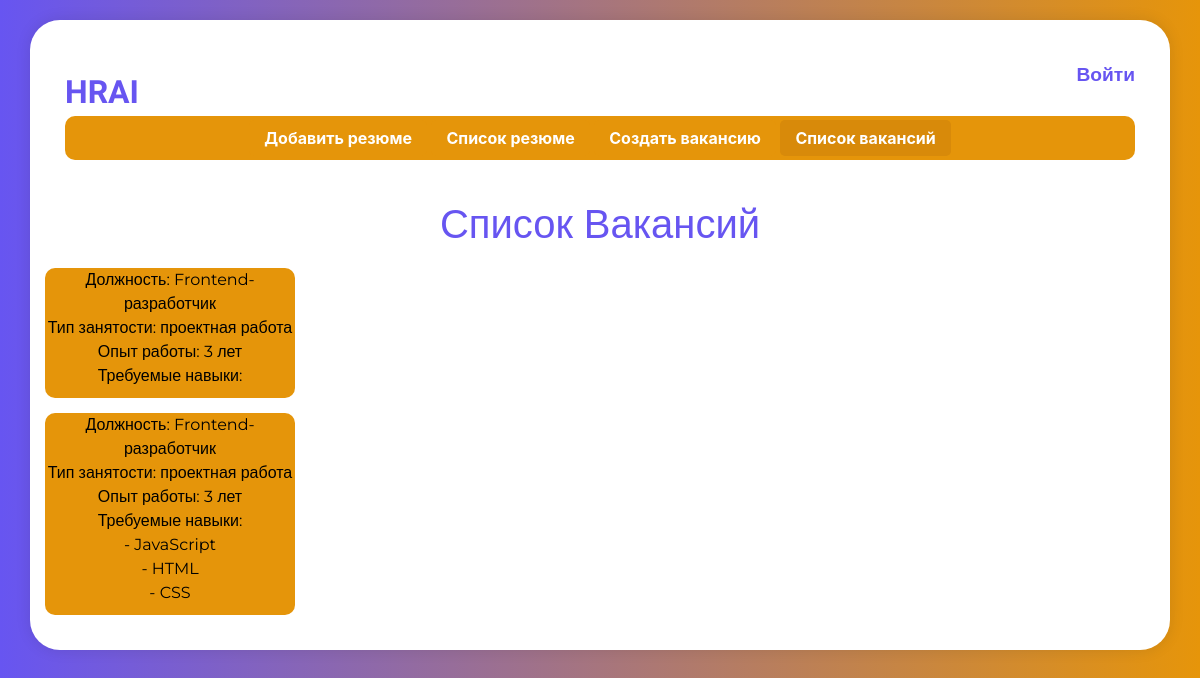
The app's page /list_vacancy/, older data.
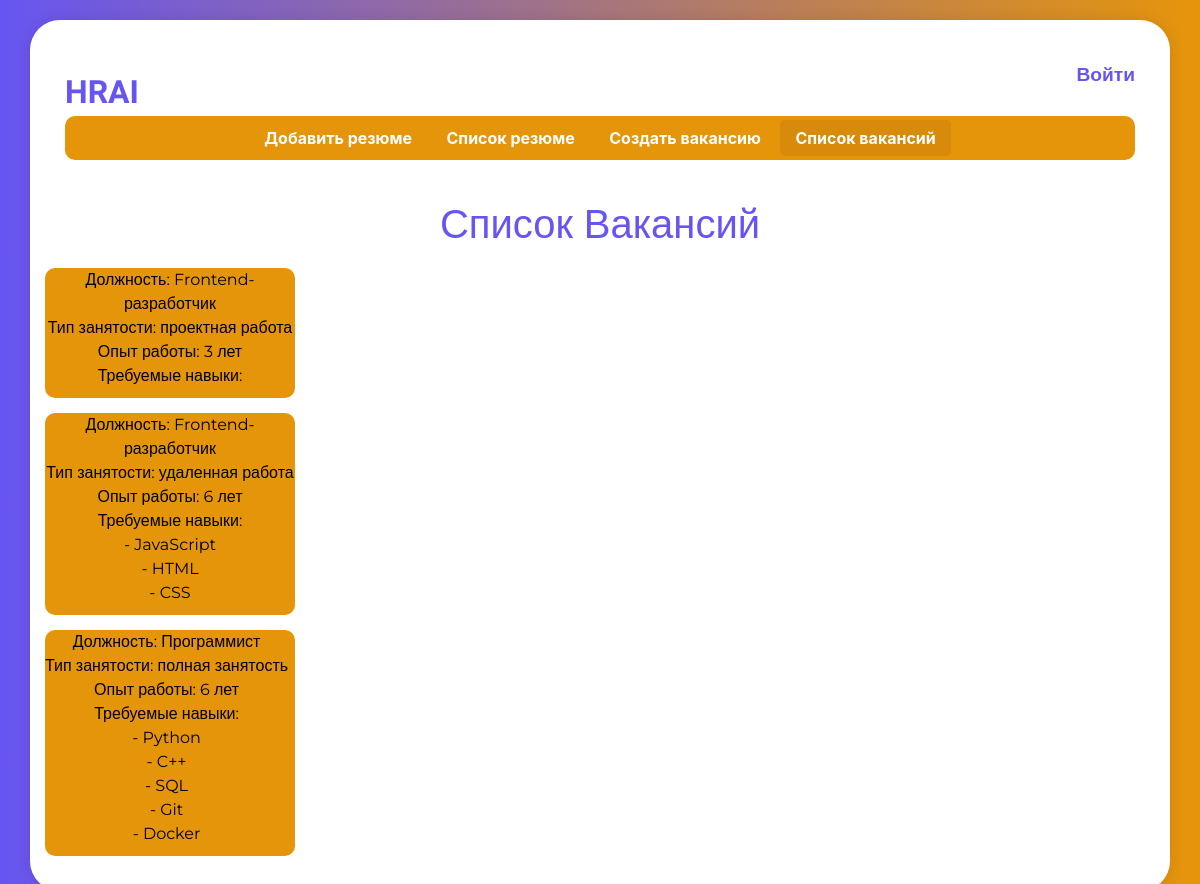
The same page, newer data.
### main/models.py (models this page shows, shortened)
class Vacancy(models.Model):
    job_titles = [
        ["Программист", "Программист"],
        ["Менеджер проекта", "Менеджер проекта"],
        ["Инженер-программист", "Инженер-программист"],
        ["Дизайнер UX/UI", "Дизайнер UX/UI"],
        ["Data Scientist", "Data Scientist"],
        ["Аналитик данных", "Аналитик данных"],
        ["Тестировщик ПО", "Тестировщик ПО"],
        ["DevOps-инженер", "DevOps-инженер"],
        ["Frontend-разработчик", "Frontend-разработчик"],
        ["Backend-разработчик", "Backend-разработчик"],
        ["Fullstack-разработчик", "Fullstack-разработчик"],
        ["Системный администратор", "Системный администратор"],
        ["Специалист по кибербезопасности", "Специалист по кибербезопасности"],
        ["Менеджер по продажам", "Менеджер по продажам"],
        ["Маркетолог", "Маркетолог"],
        ["Бухгалтер", "Бухгалтер"],
        ["Юрист", "Юрист"],
        ["HR-менеджер", "HR-менеджер"],
        ["Руководитель проекта", "Руководитель проекта"],
        ["Архитектор ПО", "Архитектор ПО"]
    ]
    position = models.CharField(max_length=255, choices=job_titles, verbose_name='Должность')
    salary = models.IntegerField(verbose_name='Зарплата', null=True, blank=True)
    EMPLOYMENT_TYPE_CHOICES = [
        ('удаленная работа', 'Удаленная работа'),
        ('полная занятость', 'Полная занятость'),
        ('частичная занятость', 'Частичная занятость'),
        ('проектная работа', 'Проектная работа'),
    ]
    employment_type = models.CharField(max_length=100, choices=EMPLOYMENT_TYPE_CHOICES, verbose_name='Тип занятости')
    work_experience = models.IntegerField(verbose_name='Опыт работы', null=True, blank=True)

class VacancySkill(models.Model):
    vacancy = models.ForeignKey(Vacancy, on_delete=models.CASCADE, related_name='skills')
    skill = models.ForeignKey(Skill, on_delete=models.CASCADE)
    class Meta:
        unique_together = ('vacancy', 'skill')  # Запрещает дубликаты навыков для одного резюме

class Skill(models.Model):
    name = models.CharField(max_length=255, verbose_name='Навык')

### main/views.py (the view)
# urls.py: path('list_vacancy/', views.list_vacancy, name='list_vacancy'),
def list_vacancy(request):
    vacances = Vacancy.objects.all()
    return render(request, 'main/list_vacancy.html', {'vacances': vacances})

### main/templates/main/list_vacancy.html (shortened to what this page needs)
{% extends 'main/base.html' %}
{% load static %}
{% block header-content %}
<nav>
    <div class="dropdown">
        <a href="{% url 'create_resume' %}" id="create-resume-link">Добавить резюме</a>
        <a href="{% url 'list_resume' %}" id="list-resume-link">Список резюме</a>
        <a href="{% url 'create_vacancy' %}" id="create-vacancy-link">Создать вакансию</a>
        <a href="{% url 'list_vacancy' %}" id="list-vacancy-link">Список вакансий</a>
    </div>
</nav>
{% endblock %}
{% block main_content %}
<h1>Список Вакансий</h1>
<div class="vacancy-container">
    <ul class="resume_vacancy_ul">
        {% for vacancy in vacances %}
            <a href="{% url 'current_vacancy' vacancy.id %}" class="fill_div">
                <li class="resume_vacancy_il">
                    Должность: {{ vacancy.position }} <br> Тип занятости: {{ vacancy.employment_type }} <br>
                    Опыт работы: {{ vacancy.work_experience }} лет <br>
                    Требуемые навыки: <br>
                    {% for skill in vacancy.skills.all %}
                        - {{ skill.skill.name }}<br>
                    {% endfor %}
                </li>
            </a>
        {% endfor %}
    </ul>
</div>
{% endblock %}

Row changes from the older to the newer data that the page shows:
changed Vacancy: employment_type "проектная работа" → "удаленная работа"; work_experience "3" → "6"
added Vacancy: position "Программист", employment_type "полная занятость", work_experience "6"
added VacancySkill: skill.name "Python", shown under "Программист"
added VacancySkill: skill.name "C++", shown under "Программист"
added VacancySkill: skill.name "SQL", shown under "Программист"
added VacancySkill: skill.name "Git", shown under "Программист"
added VacancySkill: skill.name "Docker", shown under "Программист"
